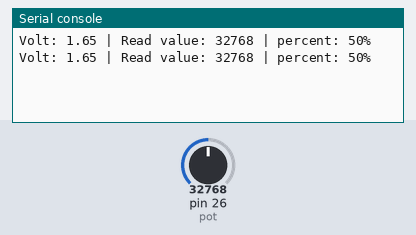
This program was run on a simulated MicroPython board. On the bench: the last lines printed to the serial console. Inputs (shaded band) come from the test bench; at power-on: pin 26 (pot) = 32768 (analog values on the 0–65535 scale).

Above: at 1.2 s.
1.3 s: pin 26 (pot) set to 45874
At 2.6 s:
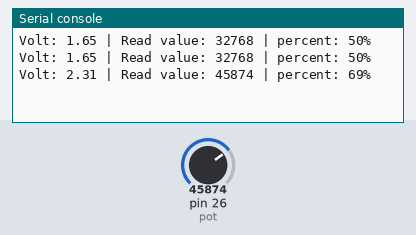
2.8 s: pin 26 (pot) set to 57670
At 3.6 s:
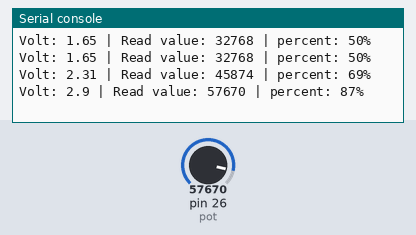
Timing chart, 0 to 5.8 s (numbered marks = the images above; inputs shaded):
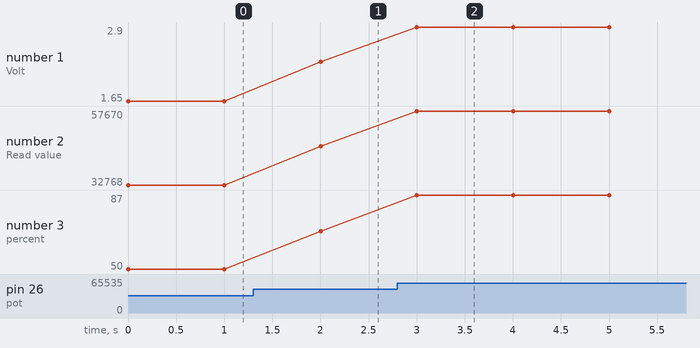

Measured:
- after the input at 1.3 s, the serial console: prints a new line after 0.70 s (image 1)
- after the input at 2.8 s, the serial console: prints a new line after 0.20 s (image 2)
- plotted number 1: 1.65 → 2.31 after the input at 1.3 s, 2.31 → 2.9 after the input at 2.8 s
- plotted number 2: 32768 → 45874 after the input at 1.3 s, 45874 → 57670 after the input at 2.8 s
- plotted number 3: 50 → 69 after the input at 1.3 s, 69 → 87 after the input at 2.8 s

The program:

read_potentiometer.py
```python
from machine import ADC
import time

pot_pin = 26
pot = ADC(pot_pin)

while True:
    pot_value = pot.read_u16()
    volt = round((3.3/65535)*pot_value,2)
    percent = int(pot_value/65535*100)
    print("Volt: "+str(volt)+" | Read value: "+str(pot_value)+" | percent: "+str(percent)+"%")
    time.sleep(1)
```
